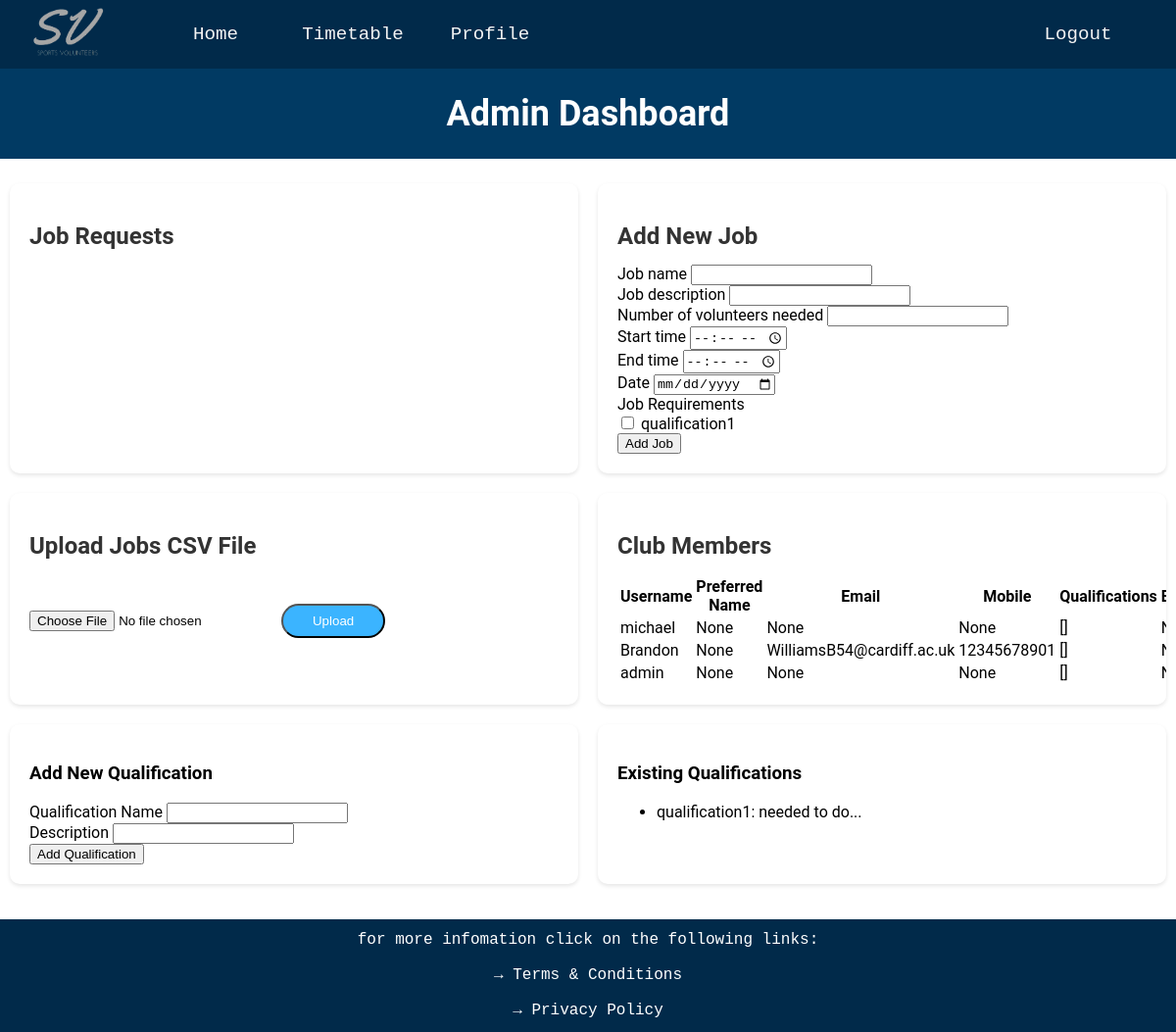
The page /admin on the database its author committed.
### website/databases.py (models this page shows, shortened)
class User(UserMixin, db.Model):
    __tablename__ = 'users'
    user_id = db.Column(db.Integer, primary_key=True, autoincrement=True)
    username = db.Column(db.String(16), index=True, unique=True)
    password_hash = db.Column(db.String(64))
    email = db.Column(db.String(30))
    mobile = db.Column(db.String(15))
    preferred_name = db.Column(db.String(15))
    qualifications = db.Column(db.String(64))
    events = db.Column(db.String(100))
    admin = db.Column(db.Boolean)
    qualifications = db.relationship('Qualification', secondary=user_qualifications,
                        backref=db.backref('users', lazy='subquery'))

class Qualification(UserMixin, db.Model):
    __tablename__ = 'qualification'
    qualifications_id = db.Column(db.Integer, primary_key=True, autoincrement=True)
    qualification_name = db.Column(db.String(300))
    qualification_description = db.Column(db.String(300))

### website/routes.py (the view, shortened to what this page needs)
@app.route('/admin', methods=['GET', 'POST'])
def admin():
    users = User.query.all()
    qualifications = Qualification.query.all()
    new_job_form = newJobForm()
    requests = Requests.query.all()
    new_job_form.job_requirements.choices = [(q.qualifications_id, q.qualification_name) for q in qualifications]
    qualification_form = QualificationForm()
    return render_template('admin.html', users=users, new_job_form=new_job_form, qualification_form=qualification_form,
                           qualifications=qualifications, requests = requests)

### website/forms.py
class newJobForm(FlaskForm):
    job_name = StringField('Job name', validators=[input_required()])
    job_description = StringField('Job description', validators=[input_required()])
    volunteers_needed = IntegerField('Number of volunteers needed', validators=[input_required()])
    start_time = TimeField('Start time', validators=[input_required()])
    end_time = TimeField('End time', validators=[input_required()])
    date = DateField('Date', validators=[input_required()], format='%Y-%m-%d')
    job_requirements = MultiCheckboxField('Job Requirements', coerce=int)
    submit = SubmitField('Add Job')

class QualificationForm(FlaskForm):
    qualification_name = StringField('Qualification Name', validators=[input_required()])
    qualification_description = StringField('Description', validators=[input_required()])
    submit = SubmitField('Add Qualification')

### website/templates/admin.html (shortened to what this page needs)
{% extends "layout.html" %}
{% block page_content %}
<div class="p-title-box">
    <h1 class = 'profile-title'>Admin Dashboard</h1>
</div>
<div class="admin-container">
    <div class="admin-box admin-scrollable-box">
        <h2>Job Requests</h2>
    </div>
    <div class="admin-box">
        <h2>Add New Job</h2>
        <form action="" method="POST">
            <div>
                {{ new_job_form.job_name.label }} {{ new_job_form.job_name() }}
            </div>
            <div>
                {{ new_job_form.job_description.label }} {{ new_job_form.job_description() }}
            </div>
            <div>
                {{ new_job_form.volunteers_needed.label }} {{ new_job_form.volunteers_needed() }}
            </div>
            <div>
                {{ new_job_form.start_time.label }} {{ new_job_form.start_time() }}
            </div>
            <div>
                {{ new_job_form.end_time.label }} {{ new_job_form.end_time() }}
            </div>
            <div>
                {{ new_job_form.date.label }} {{ new_job_form.date() }}
            </div>
            <div>
                {{ new_job_form.job_requirements.label }}
                {% for subfield in new_job_form.job_requirements %}
                <div>
                    {{ subfield }} {{ subfield.label }}
                </div>
                {% endfor %}
            </div>
            <div>
                {{ new_job_form.submit() }}
            </div>
        </form>
    </div>
    <div class="admin-box">
        <h2>Upload Jobs CSV File</h2>
        <form method="POST" action="/upload_jobs" enctype="multipart/form-data">
            <input type="file" name="file">
            <input type="submit" value="Upload" class="btn">
        </form>
    </div>
    <div class="admin-box admin-scrollable-box">
        <h2>Club Members</h2>
        <table>
            <thead>
                <tr>
                    <th>Username</th>
                    <th>Preferred Name</th>
                    <th>Email</th>
                    <th>Mobile</th>
                    <th>Qualifications</th>
                    <th>Events</th>
                </tr>
            </thead>
            <tbody>
            {% for user in users %}
            <tr>
                <td>{{ user.username }}</td>
                <td>{{ user.preferred_name }}</td>
                <td>{{ user.email }}</td>
                <td>{{ user.mobile }}</td>
                <td>{{ user.qualifications }}</td>
                <td>{{ user.events }}</td>
            </tr>
            {% endfor %}
            </tbody>
        </table>
    </div>
    <div class="admin-box">
        <h3>Add New Qualification</h3>
        <form action="" method="POST">
            <div>
                {{ qualification_form.qualification_name.label }} {{ qualification_form.qualification_name() }}
            </div>
            <div>
                {{ qualification_form.qualification_description.label }} {{ qualification_form.qualification_description() }}
            </div>
            <div>
                {{ qualification_form.submit() }}
            </div>
        </form>
    </div>
    <div class="admin-box admin-scrollable-box">
        <h3>Existing Qualifications</h3>
        <ul>
        {% for qualification in qualifications %}
            <li>{{ qualification.qualification_name }}: {{ qualification.qualification_description }}</li>
        {% endfor %}
        </ul>
    </div>
</div>
{% endblock %}

### website/static/styles.css (style rules this page uses)
li { float: left; }
.btn { display: inline-block; background: #3bb4ff; color: #fff; padding: 8px 30px; margin: 30px 0; border-radius: 30px; transition: background 0.5s; }
.profile-title, .timetable-title { text-align: center; font-size: 3vw; color: white; }
.p-title-box, .timetable-title-box { background-color: #013A63; padding: 1px; margin-bottom: 25px; }
.admin-container { display: flex; flex-wrap: wrap; justify-content: space-around; margin-top: 20px; }
.admin-box { background-color: #ffffff; border-radius: 10px; box-shadow: 0 2px 4px rgba(0,0,0,0.1); width: 45%; margin-bottom: 20px; padding: 20px; }
.admin-scrollable-box { maxHeight: 400px; overflow: auto; }
.admin-box h2 { color: #333; margin-bottom: 15px; }

### rows shown on the page
User: username "michael", preferred_name "None", email "None", mobile "None", qualifications "[]"
User: username "Brandon", preferred_name "None", email "WilliamsB54@cardiff.ac.uk", mobile "12345678901", qualifications "[]"
User: username "admin", preferred_name "None", email "None", mobile "None", qualifications "[]"
Qualification: qualification_name "qualification1", qualification_description "needed to do..."

### other values the page prints
{{ new_job_form.job_name.label }} "Job name"
{{ new_job_form.job_description.label }} "Job description"
{{ new_job_form.volunteers_needed.label }} "Number of volunteers needed"
{{ new_job_form.start_time.label }} "Start time"
{{ new_job_form.end_time.label }} "End time"
{{ new_job_form.date.label }} "Date"
{{ new_job_form.job_requirements.label }} "Job Requirements"
{{ subfield.label }} "qualification1"
{{ qualification_form.qualification_name.label }} "Qualification Name"
{{ qualification_form.qualification_description.label }} "Description"
